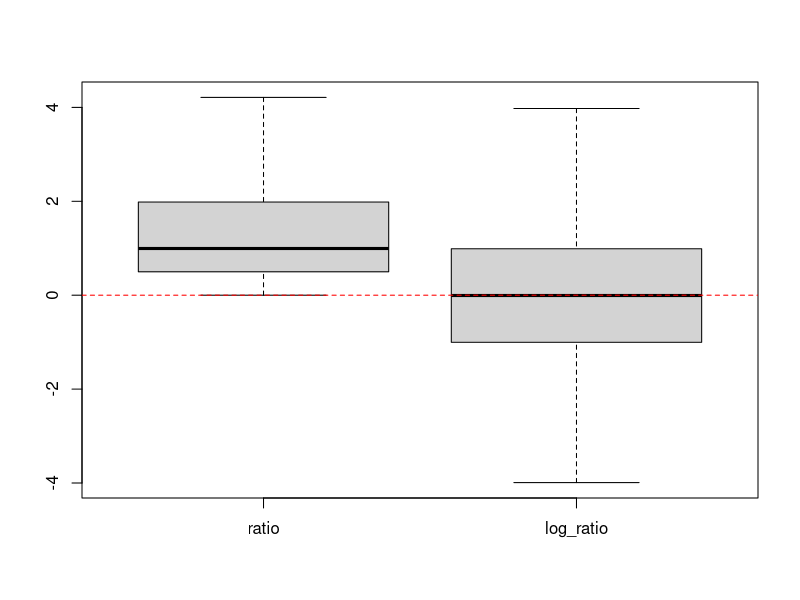
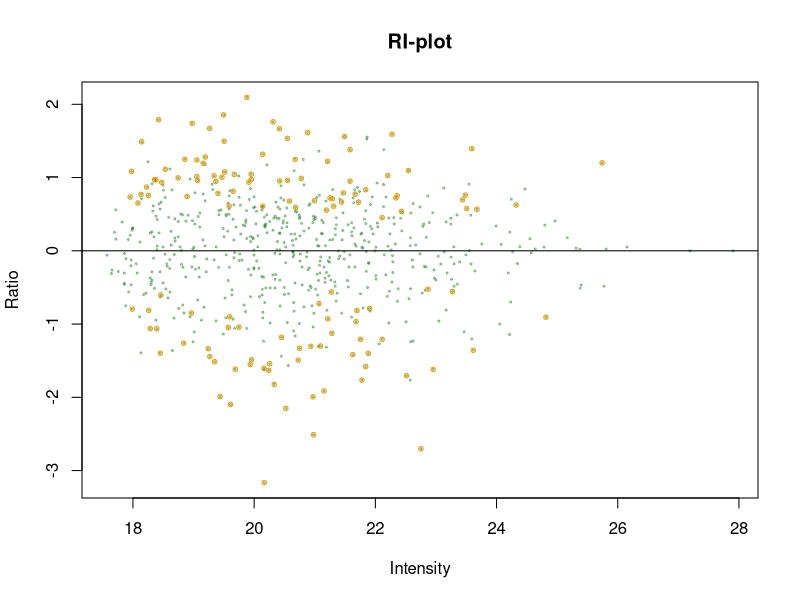
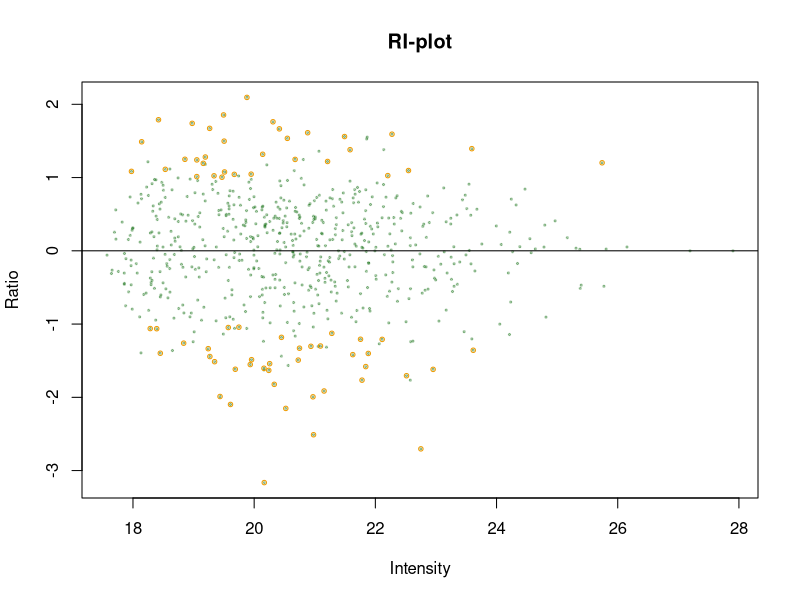
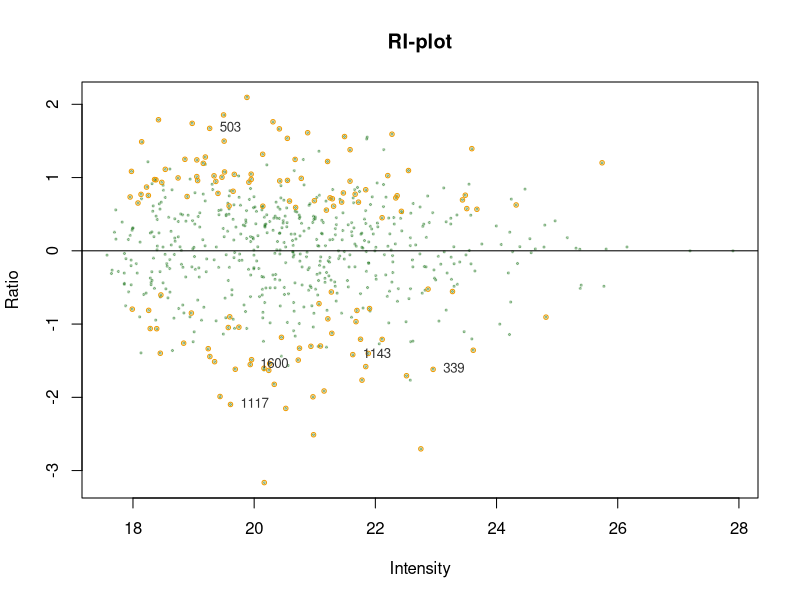

Generate these figures, in order, with R: (Note: this script raises an error after producing the figures.)
# ---
# title: "Методы выявления дифференциально-экспрессируемых пептидов"
# author: "Марина Варфоломеева"
# ---

# распределение логарифмов соотношений симметрично ####
sim_ratios <- function(n_max){
  #' Функция, которая возвращает соотношение двух
  #' случайных целых положительных чисел,
  #' лежащих в пределах от 0 до nmax
  a <- sample.int(n = n_max, size = 1)
  b <- sample.int(n = n_max, size = 1)
  return(a/b)
}

# Симулируем 100 000 соотношений
set.seed(932847)
simulated_ratios <- replicate(n = 100000, sim_ratios(n_max = 20000))

# Объединяем в датафрейм сырые соотношения и их логарифмы
dat_ratios <- data.frame(
  ratio = simulated_ratios,
  log_ratio = log2(simulated_ratios))

# рисуем боксплот
boxplot(dat_ratios, outline = F)
abline(h = 0, lty = 2, col = "red") # 0


## t-тест (The Bad) ####

# Открываем данные об экспрессии гребешков
expr <- read.table("data/Prot_Br_H_T.csv", header = TRUE, sep = ";", row.names = 1)
fact <- read.table("data/Prot_Br_H_T_factor.csv", header = TRUE, sep = ";", row.names = 1)

f_subset <- fact$Oxygen == "Normox" & fact$Temperature != "25C"
expr_subset <- expr[, f_subset]
fact_subset <- droplevels(fact[f_subset, ])

# нормализуем и логарифмируем, как на прошлых занятиях
library(limma)
expr_log <- log2(normalizeQuantiles(expr_subset))


# t-критерий для одного пептида
groups <- fact_subset$Temperature == "10C"
t.test(x = expr_log[1, groups], y = expr_log[1, !groups])

# как извлечь p-value?



# 1) пишем функцию, которая считает t-test и добывает p-value
t_p_val <- function(x, f1, f2) {
  tryCatch(t.test(x = x[f1], y = x[f2])$p.value,
    error = function(e) NA)
}
# тестируем функцию
t_p_val(expr_log[1, ], f1 = groups, f2 = !groups)

# 2) к каждой строке данных применяем наш t.test
pvals <- apply(X = expr_log, MARGIN = 1, FUN = t_p_val, f1 = groups, f2 = !groups)
# В результате мы получаем список p-values
head(pvals)
class(pvals)
# Его можно легко превратить в вектор
pvals <- unlist(pvals)


head(pvals)

# Сколько пептидов, достоверно меняющих экспрессию, мы нашли?
# Экспрессия каких пептидов различается?


### Множественные сравнения ####

p_bonf <- p.adjust(pvals, method = "bonferroni")
head(p_bonf)


# У скольких пептидов экспрессия достоверно различается после поправки Бонферрони?
# Названия пептидов, экспрессия которых достоверно различается после поправки Бонферрони?


# Посчитайте пожалуйста самостоятельно, сколько достоверно различающихся пептидов будет найдено после поправки Хольма и после применения процедуры Беньямини-Хохберга.


## Moderated t-test (The Good) ####


#### Загружаем данные, создаем ExpressionSet
library(Biobase)
expr_data <- as.matrix(expr_log)
pheno_data <- fact_subset
pheno_metadata <- data.frame(
  labelDescription = c("Oxygen concentration", "Temperature"),
  row.names=c("Oxygen", "Temperature"))
pheno_data <- new("AnnotatedDataFrame",
                 data = pheno_data,
                 varMetadata = pheno_metadata)
feature_data <- data.frame(Spot = rownames(expr_log))
rownames(feature_data) <- rownames(expr_data)
feature_metadata <- data.frame(
  labelDescription = c("Spot number"),
  row.names = c("Spot"))
f_data <- new("AnnotatedDataFrame",
              data = feature_data,
              varMetadata = feature_metadata)
experiment_data <-
  new("MIAME",
      name="Sebastien Artigaud et al.",
      lab="lab",
      contact="email@domain.com",
      title="Proteomic responses to hypoxia at different temperatures in the great scallop (Pecten maximus).",
      abstract="Abstract",
      other=list(notes="partial dataset from Artigaud et al. 2014"))
exp_set <-
  ExpressionSet(assayData = expr_data,
                phenoData = pheno_data,
                featureData = f_data,
                experimentData = experiment_data)

#### Уровни фактора
groups <- pData(exp_set)$Temperature
table(groups)

#### Создаем модельную матрицу
X <- model.matrix(~ groups)

#### Подбираем линейную модель для _i_-того пептида
fit <- lmFit(exp_set, design = X, method = "robust", maxit = 1000)
names(fit)

fit$coefficients[1, ]

#### Empirical Bayes statistics
efit <- eBayes(fit)
names(efit)

#### Таблица дифференциально-экспрессируемых пептидов
topTable(efit, coef = 2)
numGenes <- nrow(exprs(exp_set))
full_list <- topTable(efit, number = numGenes)
View(full_list)

#### RI-plot
RIP_limma <- function(efit, coef, n = 10, signif = TRUE, fdr = 0.05, lfc = 0, text = TRUE, cex.text = 0.8, col.text = "grey20", main = "RI-plot", xlab = "Intensity", ylab = "Ratio", pch = 19, pch.signif = 21, col = "darkgreen", alpha = 0.3, cex = 0.3, ...){
  # соотношение и интенсивность
  R <- efit$coefficients[, coef]
  I <- efit$Amean
  # прозрачный цвет
  col_btransp <- adjustcolor(col, alpha.f = alpha)
  # график
  plot(I, R, cex = cex, main = main, pch = pch, xlab = xlab, ylab = ylab, col = col_btransp, ...)
  abline(h = 0)
  # отмечаем дифференциально-экспрессируемые пептиды
  if(signif){
    sign <- p.adjust(efit$p.value[, coef], method = "BH") <= fdr
    large <- abs(efit$coefficients[, coef]) >= lfc
    points(I[sign & large], R[sign & large], cex = cex*2, col = "orange2", pch = pch.signif)
  }
  # подписываем первые n пептидов с сильнее всего различающейся экспрессией
  if(text){
    ord <- order(efit$lods[, coef], decreasing = TRUE)
    top_n <- ord[1:n]
    text(I[top_n], R[top_n], labels = efit$genes[top_n, ], pos = 4, cex = cex.text, col = col.text)
  }
}

RIP_limma(efit, coef = 2, n = 20, text = F)
RIP_limma(efit, coef = 2, n = 20, text = F, lfc = 1)
RIP_limma(efit, coef = 2, n = 5)


#### Сохраняем список всех пептидов в файл
dir.create("results")
write.table(full_list, file = "results/pecten_diff_expression.csv", sep = "\t", quote = FALSE, col.names = NA)

#### Добываем дифференциально-экспрессируемые пептиды для дальнейшей работы
f_dif <- full_list$adj.P.Val <= 0.05 & abs(full_list$logFC) >= 1
# Находим имена пятен
names_dif <- full_list$Spot[f_dif]
# Находим индексы пятен в ExpressionSet
ids_dif_limma <- match(names_dif, fData(exp_set)$Spot)
# Фильтруем ExpressionSet
dif_exp_set <- exp_set[ids_dif_limma, ]
# Короткие имена гребешков
part1 <- substr(x = pData(dif_exp_set)$Oxygen, start = 0, stop = 1)
part2 <- substr(x = pData(dif_exp_set)$Temperature, start = 0, stop = 2)
short_names <- make.unique(paste(part1, part2, sep = "_"))
colnames(exprs(dif_exp_set)) <- short_names


#### Тепловая карта экспрессии дифференциальных пептидов
library(gplots)
dat <- as.matrix(exprs(dif_exp_set))

pal_green <- colorpanel(75, low = "black", mid = "darkgreen", high = "yellow")
heatmap.2(dat, col = pal_green, scale = "none", key=TRUE, symkey = FALSE, density.info = "none", trace = "none", cexRow = 0.9, cexCol = 1, margins = c(4, 3), keysize = 0.8, key.par = list(mar = c(3, 0.1, 3, 0.1)))

dev.off()
pal_blue_red <- colorpanel(75, low = "steelblue", mid = "black", high = "red")
heatmap.2(dat, col = pal_blue_red, scale = "row", key = TRUE, symkey = FALSE, density.info = "none", trace = "none", cexRow = 0.9, cexCol = 1, margins = c(4, 3), keysize = 0.8, key.par = list(mar = c(3, 0.1, 3, 0.1)))
